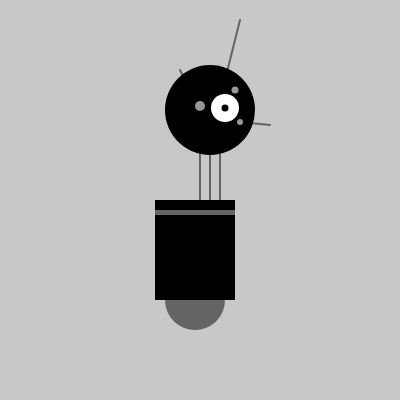
Frame 1 (no input)
Frame 60 (no input): identical to frame 1, image omitted
Frame 120 (the mouse pressed at the canvas centre since frame 60): identical to frame 1, image omitted

The p5.js sketch that drew this single still picture (run headless with seeded random() and noise() and a simulated clock; from frame 60 on, the mouse is pressed at the canvas centre):

// p5.js sketch
// ── sketch.js
function setup() {
  createCanvas(400,400);
  strokeWeight (2);
}

function draw() {
 background(200);
 
 //Neck
 stroke(100);
 line(200,100,200,300);
 line(210,100,210,300);
 line(220,100,220,300);
 
  //Antenna
 stroke(100);
 line(240,122,270,125);
 line(220,100,240,20);
 line(190,90,180,70);
 
 //Head
 fill(0);
 noStroke();
 ellipse(210,110,90,90);

 //Eyes
 fill(255);
 noStroke();
 ellipse(225,108,28,28);
 
 fill(0);
 ellipse(225,108,7,7);
 
 fill(150);
 ellipse(235,90,7,7);
 ellipse(200,106,10,10);
 ellipse(240,122,6,6);
 
 //Body
 fill(100);
 noStroke();
 ellipse(195,300,60,60);
 
 fill(0);
 rect(155,200,80,100);
 
 fill(100);
 rect(155,210,80,5);
}
